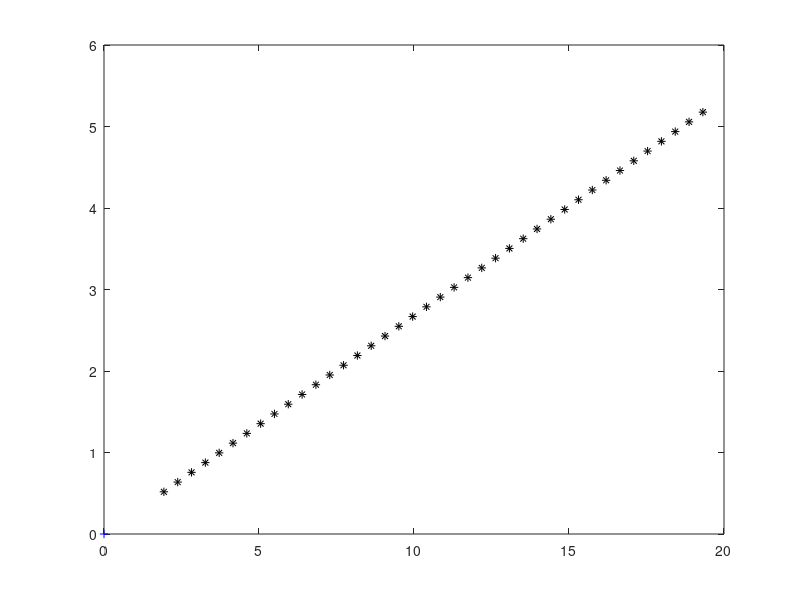
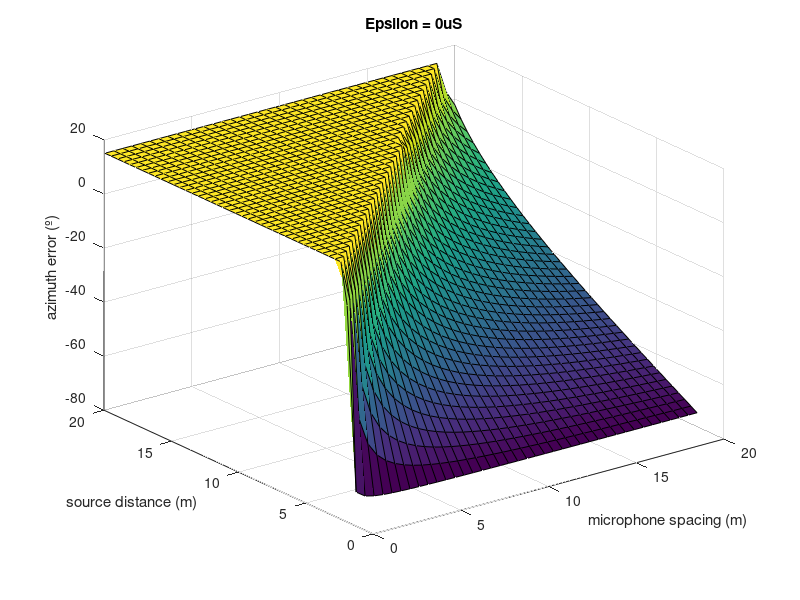

These figures' MATLAB source, in order:
%% Initial cmds
clc
clear
close all

%% Parameters
N = 40;
delta_x = transpose(linspace(0.05,20,N));
epsilon = transpose(linspace(-500*1e-6,500*1e-6,N));
% distances
d = transpose(linspace(2,20,N));

theta = 15;

room.temp = 20;
C = 20.05*sqrt(273.15+room.temp);

%% Theoretical SURF plot
% source P(x,y) coordinates
source = [d*cosd(theta) d*sind(theta)];

sensor1 = [-delta_x/2 zeros(N, 1)];
sensor2 = [+delta_x/2 zeros(N, 1)];

% visualize source P(x,y)
figure;
plot(0,0,'b+');hold on
plot(source(:,1), source(:,2), 'k*');hold off

% calculate distance to sensor1 and sensor2
d1 = sqrt((sensor1(:,1)-source(:,1)).^2 + (sensor1(:,2)-source(:,2)).^2);
d2 = sqrt((sensor2(:,1)-source(:,1)).^2 + (sensor2(:,2)-source(:,2)).^2);

% difference of distance in sensor1 in relation to sensor2
delta_d = d1 - d2;
delta_t = delta_d/C;

% prepare variables for 3D curve
[dX, d] = meshgrid(delta_x, d);
% apply algorithm
arg = C*(delta_t+0)./dX;
arg(arg<-1) = -1;
arg(arg>1) = 1;
new_azimuth = acosd(arg);
error_az = ones(N,1)*theta - new_azimuth;

% visualize curve f(delta_x, distance, error)
figure
h = surf(dX, d, error_az, 'FaceColor', 'flat');
% set(h,'LineStyle','none')
title("Epsilon = 0uS")
xlabel('microphone spacing (m)')
ylabel('source distance (m)')
zlabel('azimuth error (º)')